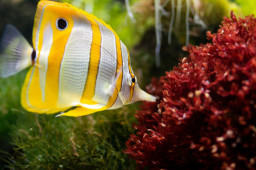
#> input picture 영상이해/sample/fish.jpg, 256 x 170 px, found by its file name
$ python 05_bright.py
#> lines starting #> are read from the running program, lines starting #| are printed output that depends on the picture
import numpy as np
import cv2

im1 = cv2.imread(r'MYPRJ\sample250227\fish.jpg',cv2.IMREAD_GRAYSCALE)
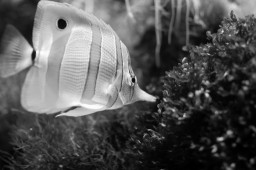
#> im1: shape (170, 256); min 0, max 255, mean 85.7

# im2= cv2.add(im1,50)
# im3 = im1 + 50
im2 = cv2.subtract(im1,50)
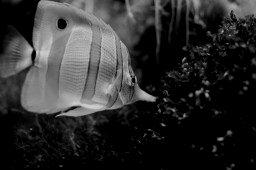
#> im2: shape (170, 256); min 0, max 205, mean 46.4
im3 = im1 - 50
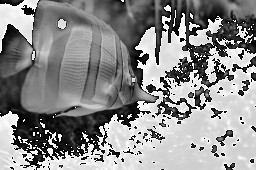
#> im3: shape (170, 256); min 0, max 255, mean 139.5

cv2.imshow("fish", im1)
cv2.imshow("fish2", im2)
cv2.imshow("fish3", im3)
cv2.waitKey(0)
cv2.destroyAllWindows()
print(im1.shape)
#| (170, 256)
